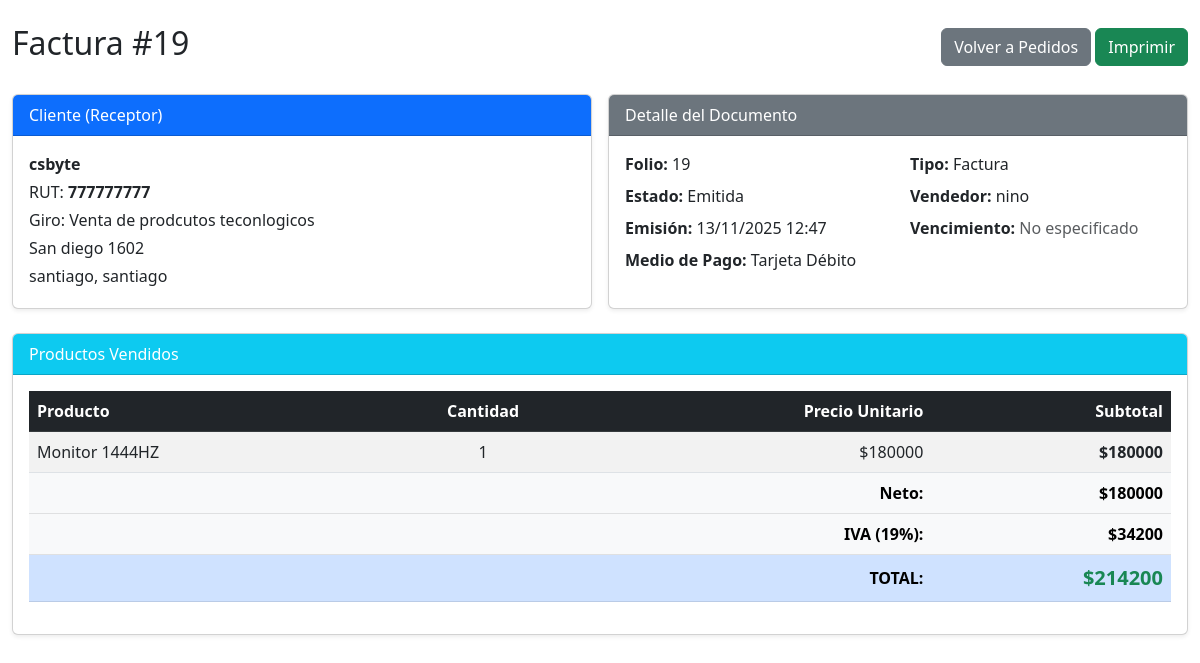
Page /documentos/detalle/30/ (signed in) on the committed database.
### apps/documentos/models.py (models this page shows, shortened)
class DocumentoVenta(models.Model):
    TIPOS_DOCUMENTO = (
        ('Factura', 'Factura'),
        ('Boleta', 'Boleta'),
    )
    ESTADOS_DOCUMENTO = (
        ('Emitida', 'Emitida'),
        ('Pagada', 'Pagada'),
        ('Vencida', 'Vencida'),
        ('Anulada', 'Anulada'),
        ('Pago Parcial', 'Pago Parcial'),
    )
    MEDIOS_PAGO = (
        ('Efectivo', 'Efectivo'),
        ('Tarjeta de Débito', 'Tarjeta de Débito'),
        ('Tarjeta de Crédito', 'Tarjeta de Crédito'),
        ('Transferencia', 'Transferencia'),
    )
    tipo_documento = models.CharField(max_length=7, choices=TIPOS_DOCUMENTO)
    folio = models.IntegerField(verbose_name='Folio', null=True, blank=True)  # ✅ Permitir null temporalmente
    cliente = models.ForeignKey(
        'clientes.Cliente',
        on_delete=models.CASCADE,
        verbose_name='Cliente'
    )
    vendedor = models.ForeignKey(
        'usuarios.Usuario',
        on_delete=models.SET_NULL,
        null=True,
        verbose_name='Vendedor'
    )
    pedido = models.OneToOneField(
        'ventas.Pedido',
        on_delete=models.SET_NULL,
        null=True,
        blank=True,
        unique=True,
        verbose_name='Pedido asociado'
    )
    neto = models.DecimalField(max_digits=12, decimal_places=2, verbose_name='Neto', default=0)
    iva = models.DecimalField(max_digits=12, decimal_places=2, verbose_name='IVA', default=0)
    total = models.DecimalField(max_digits=12, decimal_places=2, verbose_name='Total', default=0)
    estado = models.CharField(
        max_length=12,
        choices=ESTADOS_DOCUMENTO,
        default='Emitida'
    )
    fecha_emision = models.DateTimeField(
        verbose_name='Fecha emisión',
        null=True,
        blank=True
    )
    fecha_vencimiento = models.DateField(
        blank=True,
        null=True,
        verbose_name='Fecha vencimiento'
    )
    medio_de_pago = models.CharField(
        max_length=20,
        choices=MEDIOS_PAGO,
        blank=True,
        null=True,
        verbose_name='Medio de pago'
    )
    razon_social = models.CharField(max_length=255, blank=True, null=True)
    rut = models.CharField(max_length=20, blank=True, null=True)
    giro = models.CharField(max_length=255, blank=True, null=True)
    direccion = models.CharField(max_length=255, blank=True, null=True)
    ciudad = models.CharField(max_length=100, blank=True, null=True)
    comuna = models.CharField(max_length=100, blank=True, null=True)
    class Meta:
        db_table = 'documentos_venta'
        verbose_name = 'Documento de Venta'
        verbose_name_plural = 'Documentos de Venta'
        unique_together = ['tipo_documento', 'folio']
        ordering = ['-fecha_emision']

class DetalleDocumento(models.Model):
    documento = models.ForeignKey(
        DocumentoVenta,
        on_delete=models.CASCADE,
        related_name='detalles'
    )
    producto = models.ForeignKey(
        'productos.Producto',
        on_delete=models.CASCADE,
        verbose_name='Producto'
    )
    cantidad = models.IntegerField(default=1)
    precio_unitario_venta = models.DecimalField(
        max_digits=10,
        decimal_places=2,
        verbose_name='Precio unitario'
    )
    subtotal = models.DecimalField(
        max_digits=12,
        decimal_places=2,
        verbose_name='Subtotal'
    )
    costo_unitario_venta = models.DecimalField(
        max_digits=10,
        decimal_places=2,
        blank=True,
        null=True,
        verbose_name='Costo unitario al momento de la venta'
    )
    class Meta:
        db_table = 'detalle_documento'
        verbose_name = 'Detalle de Documento'
        verbose_name_plural = 'Detalles de Documento'

### apps/clientes/models.py (models this page shows, shortened)
class Cliente(models.Model):
    rut = models.CharField(max_length=12, unique=True)
    razon_social = models.CharField(max_length=255)
    giro = models.CharField(max_length=255, blank=True, null=True)
    direccion = models.TextField(blank=True, null=True)
    email_facturacion = models.EmailField(blank=True, null=True)
    class Meta:
        db_table = 'clientes'
        verbose_name = 'Cliente'
        verbose_name_plural = 'Clientes'

### apps/usuarios/models.py (models this page shows, shortened)
class Usuario(AbstractUser):
    ROLES = (
        ('Administrador', 'Administrador'),
        ('Vendedor', 'Vendedor'),
        ('Tesoreria', 'Tesorería'),
        ('Cliente', 'Cliente'),
    )
    rol = models.CharField(max_length=13, choices=ROLES, default='Cliente')
    telefono = models.CharField(max_length=20, blank=True, null=True)
    activo = models.BooleanField(default=True)
    fecha_actualizacion = models.DateTimeField(auto_now=True)
    class Meta:
        db_table = 'usuarios'
        verbose_name = 'Usuario'
        verbose_name_plural = 'Usuarios'

### apps/productos/models.py (models this page shows, shortened)
class Producto(models.Model):
    codigo = models.CharField(max_length=50, unique=True, verbose_name='Código')
    nombre = models.CharField(max_length=255)
    descripcion = models.TextField(blank=True, null=True, verbose_name='Descripción')
    categoria = models.ForeignKey(
        Categoria,
        on_delete=models.SET_NULL,
        null=True,
        blank=True,
        verbose_name='Categoría'
    )
    precio_unitario = models.DecimalField(
        max_digits=10,
        decimal_places=2,
        verbose_name='Precio de venta'
    )
    costo_unitario = models.DecimalField(
        max_digits=10,
        decimal_places=2,
        verbose_name='Costo unitario'
    )
    stock = models.IntegerField(default=0, verbose_name='Stock disponible')
    stock_minimo = models.IntegerField(default=0, verbose_name='Stock mínimo')
    proveedor = models.ForeignKey(
        'clientes.Proveedor',
        on_delete=models.SET_NULL,
        null=True,
        blank=True,
        verbose_name='Proveedor'
    )
    afecto_iva = models.BooleanField(default=True, verbose_name='Afecto a IVA')
    activo = models.BooleanField(default=True, verbose_name='Activo')
    fecha_creacion = models.DateTimeField(auto_now_add=True)
    fecha_actualizacion = models.DateTimeField(auto_now=True)
    class Meta:
        db_table = 'productos'
        verbose_name = 'Producto'
        verbose_name_plural = 'Productos'
        ordering = ['codigo']

### apps/documentos/views.py (the view)
# urls.py: path('detalle/<int:documento_id>/', views.detalle_documento, name='detalle_documento'),
@login_required
def detalle_documento(request, documento_id):
    documento = get_object_or_404(
        DocumentoVenta.objects.select_related('cliente', 'vendedor', 'pedido')
        .prefetch_related('detalles__producto', 'pagos'),
        id=documento_id
    )
    context = {
        'documento': documento,
    }
    return render(request, 'documentos/detalle_documento.html', context)

### templates/documentos/detalle_documento.html (shortened to what this page needs)
{% extends 'base.html' %}
{% load static %}
{% load humanize %}
{% block content %}
<div class="container-fluid mt-4">
  <div class="d-flex justify-content-between align-items-center mb-4">
    <h2> {{ documento.tipo_documento }} #{{ documento.folio }}</h2>
    <div>
      <a href="{% url 'listar_pedidos' %}" class="btn btn-secondary">
         Volver a Pedidos
      </a>
      <button onclick="window.print()" class="btn btn-success">
         Imprimir
      </button>
    </div>
  </div>
  <div class="row g-3 mb-4">
    <div class="col-lg-6">
      <div class="card shadow-sm h-100">
        <div class="card-header bg-primary text-white">
           Cliente (Receptor)
        </div>
        <div class="card-body">
          <p class="mb-1"><strong>{{ documento.razon_social|default:documento.cliente.razon_social }}</strong></p>
          <p class="mb-1">RUT: <strong>{{ documento.rut|default:documento.cliente.rut }}</strong></p>
          {% if documento.giro %}
            <p class="mb-1">Giro: {{ documento.giro }}</p>
          {% endif %}
          {% if documento.direccion %}
            <p class="mb-1"> {{ documento.direccion }}</p>
          {% endif %}
          {% if documento.comuna or documento.ciudad %}
            <p class="mb-1">{{ documento.comuna }}{% if documento.ciudad %}, {{ documento.ciudad }}{% endif %}</p>
          {% endif %}
        </div>
      </div>
    </div>
    <div class="col-lg-6">
      <div class="card shadow-sm h-100">
        <div class="card-header bg-secondary text-white">
           Detalle del Documento
        </div>
        <div class="card-body">
          <div class="row">
            <div class="col-md-6"><p class="mb-2"><strong>Folio:</strong> {{ documento.folio }}</p></div>
            <div class="col-md-6"><p class="mb-2"><strong>Tipo:</strong> {{ documento.tipo_documento }}</p></div>
            <div class="col-md-6"><p class="mb-2"><strong>Estado:</strong> {{ documento.estado }}</p></div>
            <div class="col-md-6"><p class="mb-2"><strong>Vendedor:</strong> {{ documento.vendedor.get_full_name|default:documento.vendedor.username }}</p></div>
            <div class="col-md-6"><p class="mb-0"><strong>Emisión:</strong> {{ documento.fecha_emision|date:"d/m/Y H:i" }}</p></div>
            <div class="col-md-6"><p class="mb-0"><strong>Vencimiento:</strong> {% if documento.fecha_vencimiento %}{{ documento.fecha_vencimiento|date:"d/m/Y" }}{% else %}<span class="text-muted">No especificado</span>{% endif %}</p></div>
            {% if documento.medio_de_pago %}
              <div class="col-md-6 mt-2"><p class="mb-0"><strong>Medio de Pago:</strong> {{ documento.medio_de_pago }}</p></div>
            {% endif %}
          </div>
        </div>
      </div>
    </div>
  </div>
  <div class="card shadow-sm mb-4">
    <div class="card-header bg-info text-white">
       Productos Vendidos
    </div>
    <div class="card-body">
      <div class="table-responsive">
        <table class="table table-striped table-hover">
          <thead class="table-dark">
            <tr>
              <th>Producto</th>
              <th class="text-center">Cantidad</th>
              <th class="text-end">Precio Unitario</th>
              <th class="text-end">Subtotal</th>
            </tr>
          </thead>
          <tbody>
            {% for det in documento.detalles.all %}
              <tr>
                <td>{{ det.producto.nombre }}</td>
                <td class="text-center">{{ det.cantidad }}</td>
                <td class="text-end">${{ det.precio_unitario_venta|floatformat:0 }}</td>
                <td class="text-end"><strong>${{ det.subtotal|floatformat:0 }}</strong></td>
              </tr>
            {% endfor %}
          </tbody>
          <tfoot class="table-light">
            <tr>
              <td colspan="3" class="text-end"><strong>Neto:</strong></td>
              <td class="text-end"><strong>${{ documento.neto|floatformat:0 }}</strong></td>
            </tr>
            <tr>
              <td colspan="3" class="text-end"><strong>IVA (19%):</strong></td>
              <td class="text-end"><strong>${{ documento.iva|floatformat:0 }}</strong></td>
            </tr>
            <tr class="table-primary">
              <td colspan="3" class="text-end"><strong>TOTAL:</strong></td>
              <td class="text-end"><strong class="fs-5 text-success">${{ documento.total|floatformat:0 }}</strong></td>
            </tr>
          </tfoot>
        </table>
      </div>
    </div>
  </div>
</div>
{% endblock %}

### rows in the picture
DocumentoVenta: tipo_documento "Factura", folio "19", razon_social "csbyte", rut "777777777", giro "Venta de prodcutos teconlogicos", direccion "San diego 1602", comuna "santiago", ciudad "santiago", estado "Emitida", vendedor.get_full_name "nino", fecha_emision "13/11/2025 12:47", medio_de_pago "Tarjeta Débito", neto "180000", iva "34200", total "214200"
DetalleDocumento: producto.nombre "Monitor 1444HZ", cantidad "1", precio_unitario_venta "180000", subtotal "180000"
